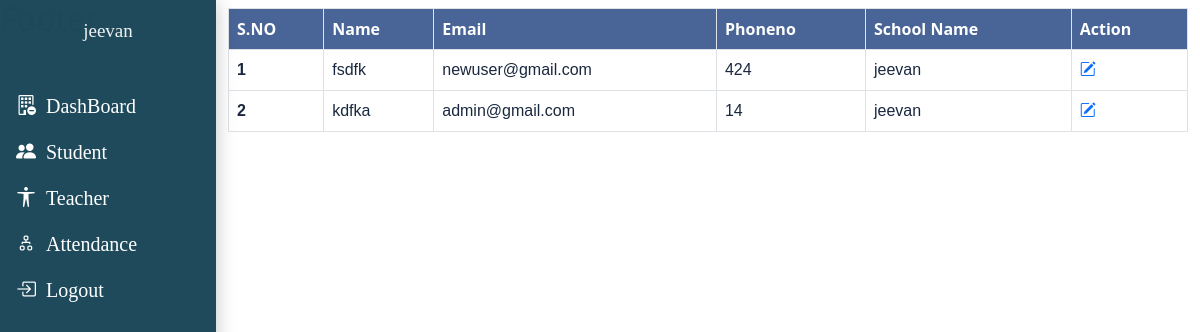
Screenshot of /school/allstudent (signed in) with the database file from the repository.
### Auth/models.py (models this page shows)
class User(AbstractUser):
    name=models.CharField(max_length=60)
    types=models.CharField(max_length=50,choices=ROLES,default="admin")
    def __str__(self):
        return self.username

### school/models.py (models this page shows, shortened)
class SchoolStudentsModel(models.Model):
	author=models.ForeignKey('Auth.User',on_delete=models.CASCADE,null=True,blank=True)
	schoolProf=models.ForeignKey('school.SchoolProfileModel',on_delete=models.CASCADE,null=True,blank=True,related_name="studentSchools")
	studentProf=models.ForeignKey('student.StudentProfileModel',on_delete=models.CASCADE,related_name="studentsSS",null=True,blank=True)
	studentName=models.CharField(max_length=60)
	email=models.EmailField()
	phoneNo=models.BigIntegerField(null=True,blank=True)
	publish = models.DateTimeField(default=timezone.now)
	created = models.DateTimeField(auto_now_add=True)
	updated = models.DateTimeField(auto_now=True)
	schoolbystudentVerify=models.BooleanField(null=True,default=False)
	status = models.CharField(max_length=10, choices=STATUS_CHOICES, default='draft')

class SchoolProfileModel(models.Model):
    name=models.CharField(max_length=100)
    slug=models.SlugField(max_length=100,blank=True)
    address = models.TextField(null=True, blank=True)
    author = models.ForeignKey('Auth.User', on_delete=models.SET_NULL, related_name='authorSProfile', null=True, blank=True)
    authAdmin = models.OneToOneField('Auth.User',on_delete=models.CASCADE, related_name='authAdminSPM', null=True, blank=True)
    udiseCode=models.CharField(null=True,blank=True,unique=True,max_length=70)
    district=models.CharField(null=True,blank=True,max_length=100)
    block=models.CharField(null=True,blank=True,max_length=100)
    village=models.CharField(null=True,blank=True,max_length=100)
    schoolLogo=models.ImageField(upload_to="schoolLogo",null=True,blank=True)
    pinCode=models.IntegerField(null=True,blank=True)
    schoolCategory=models.CharField(null=True,blank=True,max_length=50)
    principalName=models.CharField(null=True,blank=True,max_length=50)
    principalMobile=models.BigIntegerField(null=True,blank=True)
    principalEmail=models.EmailField(null=True,blank=True,max_length=50)
    spocName=models.CharField(null=True,blank=True,max_length=50)
    spocMobile=models.BigIntegerField(null=True,blank=True)
    spocEmail=models.EmailField(null=True,blank=True,max_length=50)
    publish = models.DateTimeField(default=timezone.now)
    created = models.DateTimeField(auto_now_add=True)
    updated = models.DateTimeField(auto_now=True)
    status = models.CharField(max_length=10, choices=STATUS_CHOICES, default='draft')

### student/models.py (models this page shows)
class StudentProfileModel(models.Model):
	author=models.ForeignKey('Auth.User',on_delete=models.CASCADE,related_name="StudentUsers",null=True)
	name=models.CharField(max_length=100)
	phoneNo=models.BigIntegerField()
	address=models.TextField()
	email=models.EmailField()
	pinCode=models.IntegerField(null=True,blank=True)
	dob=models.DateField(null=True,blank=True)
	stuState=models.ForeignKey('student.state',on_delete=models.CASCADE,related_name="StuState",null=True,blank=True)
	stuCity=models.ForeignKey('student.city',on_delete=models.CASCADE,related_name="StuCity",null=True,blank=True)
	gender=models.CharField(max_length=30,choices=GENDER_CHOICES)
	profile=models.ImageField(upload_to="studentImage",blank=True,null=True)
	category=models.CharField(max_length=30,choices=CATEGORY_CHOICES)
	authAdmin=models.OneToOneField(User,on_delete=models.CASCADE,related_name="StudentAdmin",null=True)
	schoolName=models.ForeignKey('school.SchoolProfileModel',on_delete=models.CASCADE,related_name="studentschols",null=True,blank=True)
	fatherName = models.CharField(null=True, blank=True,max_length=50)
	motherName = models.CharField(null=True, blank=True,max_length=50)
	totalFamilyIncome = models.PositiveIntegerField(null=True, blank=True)
	totalFamilyMember=models.IntegerField(null=True,blank=True)
	status = models.CharField(max_length=10, choices=STATUS_CHOICES, default='draft', null=True, blank=True)
	publish = models.DateTimeField(default=timezone.now)
	created = models.DateTimeField(auto_now_add=True)
	updated = models.DateTimeField(auto_now=True)
	def __str__(self):
		return self.name

### school/views.py (the view)
# urls.py: path('allstudent',views.AllstudentView,name="Allstudentlist"),
def AllstudentView(request):
    schoolStudnet=SchoolStudentsModel.objects.filter(schoolProf__author=request.user,schoolbystudentVerify=True)
    context={
        'schoolStudent':schoolStudnet
    }
    return render(request,'base/allstudent.html',context)

### school/templates/base/allstudent.html
{% extends 'base/schoolBase.html' %}
{% block content %}
  {% if schoolStudent %}
    <table class="table table-bordered my-2">
        <thead style="background-color: rgb(73, 100, 150);color: white;text-transform: capitalize;"">
          <tr>
            <th scope="col">S.NO</th>
            <th scope="col">Name</th>
            <th scope="col">email</th>
            <th scope="col">phoneno</th>
            <th scope="col">school Name</th>
            <th scope="col">Action</th>
          </tr>
        </thead>
        <tbody>
            {% for stuSchool in schoolStudent %}
          <tr style="color:rgba(6, 23, 48, 0.925);font-size: 16px;font-family: 'Franklin Gothic Medium', 'Arial Narrow', Arial, sans-serif;">
            <th scope="row">{{forloop.counter}}</th>
            <td>{{stuSchool.studentProf}}</td>
            <td>{{stuSchool.studentProf.email}}</td>
            <td>{{stuSchool.studentProf.phoneNo}}</td>
            <td>{{stuSchool.schoolProf.name}}</td>
            <td><a href="{% url 'school:editstudentprofile' stuSchool.id %} "><i class="bi bi-pencil-square"></i></a></td>
          </tr>
          {% endfor %}
        </tbody>
      </table>
      {% else %}
      <h4 class="text-danger">No data </h4>
      {% endif %}
{% endblock %}

### school/templates/base/schoolBase.html (shortened to what this page needs)
{% load static %}
<!DOCTYPE html>
<html lang="en">
<head>
    </head>
<body>
    {% if request.user.types == "school" %}
    <div class="main">
    <header class="NavContainer">
        <div class="container">
            <div class="row">
                <div class="col-12 ">
                    <div class="sidenav">
                            <div class="head_info">
                                <div class="SchoolInfo">
                                <h5>{{request.user}}</h5>
                                </div>
                            </div>
                        <nav class="NavBarItem">
                            <ul class="nav " id="navItem">
                                <li class="nav-item">
                                    <a href="{% url 'school:Dashboard' %}" class="nav-link"><i class="bi bi-building-dash "></i>DashBoard</a>
                                </li>
                                <li class="nav-item">
                                    <a href="{% url 'school:StudentDetaillist' %}" class="nav-link"><i class="bi bi-people-fill "></i>Student </a>
                                </li>
                                <li class="nav-item">
                                    <a href="{% url 'school:TeacherDetaillist' %}" class="nav-link"><i class="bi bi-universal-access "> </i>Teacher</a>
                                </li>
                                <li class="nav-item">
                                    <a href="#" class="nav-link"><i class="bi bi-diagram-2"></i>Attendance</a>
                                </li>
                                <li class="nav-item">
                                    <a href="#" class="nav-link"> <i class="bi bi-box-arrow-in-right "></i>Logout</a>
                                </li>
                            </ul>
                        </nav>
                    </div>
                </div>
            </div>
        </div>
    </header>
    <section class="MainContainer">
        <div class="container">
            <div class="row ">
                <div class="col-12">
                    {% block content  %}
                    {% endblock %}
                </div>
            </div>
        </div>
    </section>
    </div>
 <footer>
    <h2>Footer</h2>
 </footer>
 {% endif %}
 <link rel="stylesheet" href="{% static 'css/style.css' %}">
    <link href="https://cdn.datatables.net/v/dt/dt-2.0.7/datatables.min.css" rel="stylesheet">
    <link rel="stylesheet" href="https://cdn.jsdelivr.net/npm/bootstrap-icons@1.11.3/font/bootstrap-icons.min.css">
    <link href="{% static 'bootstrap/bootstrap.css' %}" rel="stylesheet">
</body>
</html>

### school/static/css/style.css (style rules this page uses)
.NavContainer .sidenav { height:100%; width: 18%; position: fixed; z-index:1; top:0; left:0; background-color:#1e495afd; box-shadow: rgba(0, 0, 0, 0.24) 0px 3px 18px; overflow-x:hidden; padding-top:20px; }
.sidenav .head_info .SchoolInfo { display: flex; justify-content: center; align-items: center; gap: 12px; }
.sidenav .head_info .SchoolInfo h5 { color: #f1f1f1; font-size: 19px; font-family: Cambria, Cochin, Georgia, Times, 'Times New Roman', serif; }
.NavContainer { float: left; }
.NavContainer .NavBarItem .nav { margin-top: 2rem; display: flex; flex-direction: column; }
.NavContainer .NavBarItem .nav li { list-style-type: none; display: block; }
.NavContainer .NavBarItem .nav li a { font-size: 20px; font-family:fantasy; color:#ffffff; }
.NavContainer .NavBarItem .nav li a i { float: left; padding-right: 10px; }
.MainContainer { width: 82%; float: right; overflow: hidden; }

### rows the page displays
SchoolStudentsModel: studentProf "fsdfk", studentProf.email "newuser@gmail.com", studentProf.phoneNo "424", schoolProf.name "jeevan"
SchoolStudentsModel: studentProf "kdfka", studentProf.email "admin@gmail.com", studentProf.phoneNo "14", schoolProf.name "jeevan"

### other values shown
{{ request.user }} "jeevan"
